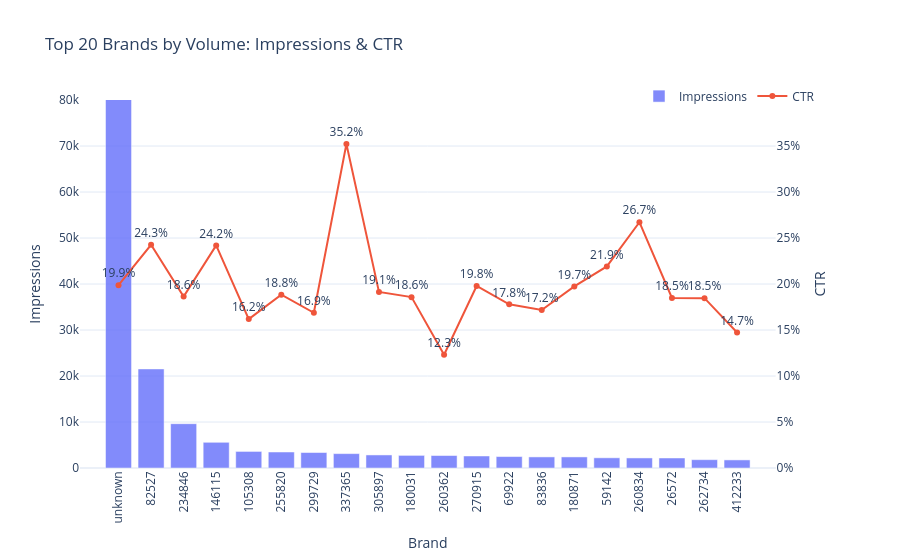

Notebook source saved alongside this figure:
### Markdown cell above
## 4. Volume & CTR by brand

### Code cell
# Aggregate
by_cate = (
    df.groupby("brand")
    .agg(
        impressions=("click", "size"),
        ctr=("click", "mean")
    )
    .sort_values("impressions", ascending=False)
    .head(20)
    .reset_index()
)

fig = make_subplots(specs=[[{"secondary_y": True}]])

# Bar chart
fig.add_trace(
    go.Bar(
        x=by_cate["brand"].astype(str),
        y=by_cate["impressions"],
        name="Impressions",
        opacity=0.8,
        hovertemplate="<b>Category %{x}</b><br>Impressions: %{y:,}<extra></extra>",
    ),
    secondary_y=False,
)

# CTR line
fig.add_trace(
    go.Scatter(
        x=by_cate["brand"].astype(str),
        y=by_cate["ctr"],
        mode="lines+markers+text",
        name="CTR",
        text=[f"{x:.1%}" for x in by_cate["ctr"]],
        textposition="top center",
        hovertemplate="<b>Category %{x}</b><br>CTR: %{y:.2%}<extra></extra>",
    ),
    secondary_y=True,
)

fig.update_layout(
    title="Top 20 Brands by Volume: Impressions & CTR",
    template="plotly_white",
    hovermode="x unified",
    xaxis_title="Brand",
    legend=dict(
        orientation="h",
        y=1.05,
        x=1,
        xanchor="right"
    ),
)

fig.update_yaxes(
    title_text="Impressions",
    range=[0., 80000],
    secondary_y=False
)

fig.update_yaxes(
    title_text="CTR",
    tickformat=".0%",
    range=[0., 0.4],   # Adjust if needed
    secondary_y=True,
)

fig.update_xaxes(tickangle=-90)

fig.show()

print(f"{df['brand'].nunique()} unique brands total")
by_cate

### Figure 1 — Plotly figure (JSON) as saved in the notebook; plotly's stock layout.template omitted (floating-point values rounded to 4 significant figures)
{"data": [{"hovertemplate": "<b>Category %{x}</b><br>Impressions: %{y:,}<extra></extra>", "name": "Impressions", "opacity": 0.8, "type": "bar", "x": ["unknown", "82527", "234846", "146115", "105308", "255820", "299729", "337365", "305897", "180031", "260362", "270915", "69922", "83836", "180871", "59142", "260834", "26572", "262734", "412233"], "xaxis": "x", "y": [141645, 21541, 9635, 5588, 3602, 3476, 3366, 3126, 2838, 2746, 2712, 2613, 2490, 2411, 2407, 2218, 2186, 2181, 1809, 1758], "yaxis": "y"}, {"hovertemplate": "<b>Category %{x}</b><br>CTR: %{y:.2%}<extra></extra>", "mode": "lines+markers+text", "name": "CTR", "text": ["19.9%", "24.3%", "18.6%", "24.2%", "16.2%", "18.8%", "16.9%", "35.2%", "19.1%", "18.6%", "12.3%", "19.8%", "17.8%", "17.2%", "19.7%", "21.9%", "26.7%", "18.5%", "18.5%", "14.7%"], "textposition": "top center", "type": "scatter", "x": ["unknown", "82527", "234846", "146115", "105308", "255820", "299729", "337365", "305897", "180031", "260362", "270915", "69922", "83836", "180871", "59142", "260834", "26572", "262734", "412233"], "xaxis": "x", "y": [0.1987, 0.2426, 0.1863, 0.2419, 0.1619, 0.1884, 0.1687, 0.3522, 0.1913, 0.1857, 0.1232, 0.1979, 0.1779, 0.1717, 0.1973, 0.2191, 0.2672, 0.1848, 0.1846, 0.1473], "yaxis": "y2"}], "layout": {"hovermode": "x unified", "legend": {"orientation": "h", "x": 1, "xanchor": "right", "y": 1.05}, "title": {"text": "Top 20 Brands by Volume: Impressions & CTR"}, "xaxis": {"anchor": "y", "domain": [0, 0.94], "tickangle": -90, "title": {"text": "Brand"}}, "yaxis": {"anchor": "x", "domain": [0, 1], "range": [0, 80000], "title": {"text": "Impressions"}}, "yaxis2": {"anchor": "x", "overlaying": "y", "range": [0, 0.4], "side": "right", "tickformat": ".0%", "title": {"text": "CTR"}}}}
